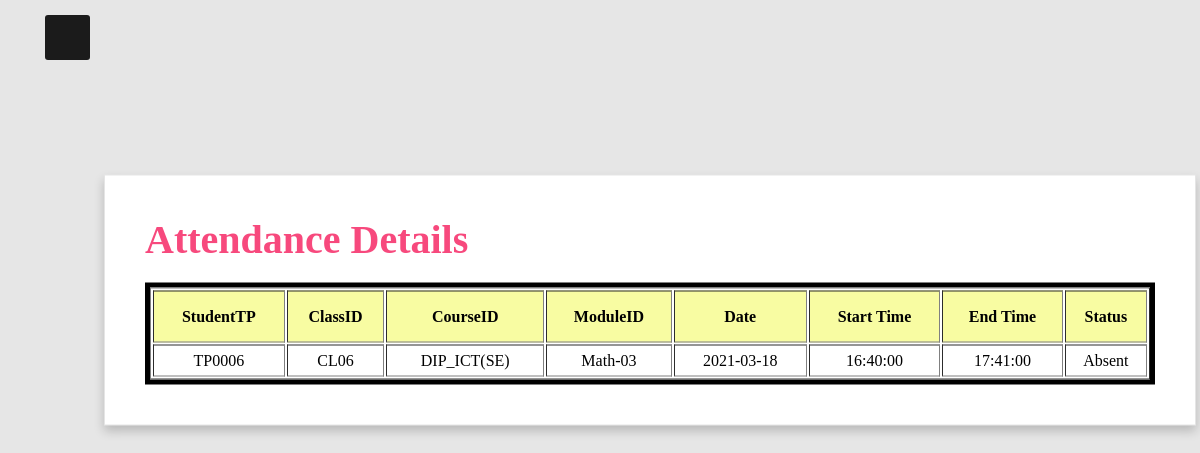
The page /student/attendance/attendance_detail.php?ClassID=CL06 (signed in) on the database its author committed.
### tables this page shows
CREATE TABLE IF NOT EXISTS `attendance_detail` (
  `ID` int NOT NULL AUTO_INCREMENT,
  `StudentTP` varchar(255) NOT NULL,
  `Attend_Status` varchar(255) NOT NULL,
  `AttendanceID` int NOT NULL,
  PRIMARY KEY (`ID`)
);

CREATE TABLE IF NOT EXISTS `class` (
  `ClassID` varchar(100) NOT NULL,
  `CourseID` varchar(255) NOT NULL,
  `ModuleID` varchar(255) NOT NULL,
  `LecturerID` varchar(255) NOT NULL,
  PRIMARY KEY (`ClassID`)
);

CREATE TABLE IF NOT EXISTS `attendance` (
  `AttendanceID` int NOT NULL AUTO_INCREMENT,
  `ClassID` varchar(255) NOT NULL,
  `Date` date NOT NULL,
  `Start_Time` time NOT NULL,
  `End_Time` time NOT NULL,
  `OTP_Number` int NOT NULL,
  `Status` varchar(255) NOT NULL,
  `Created_At` datetime NOT NULL DEFAULT CURRENT_TIMESTAMP,
  PRIMARY KEY (`AttendanceID`)
);

### student/attendance/attendance_detail.php (the view, shortened to what this page needs)
 <?php
	$StudentTP = $_SESSION['StudentTP'];
	$ClassID = isset($_GET['ClassID']) ? $_GET['ClassID'] : '';
?>
<!DOCTYPE html>
<html>
	<head>
		<link rel = "stylesheet" href ="../Student.css">
	</head>
	<body class  = "table-history">
		<div class ="btn">
			<span class ="fas fa-bars"></span>
		</div>
		<div class="box">
			<pre><h2 class ="title_2">Attendance Details                  </h2></pre>
			<div class='scroll-table' style="height:auto;max-height:600px;">
				<table border = "1" style="width:1000px;">
					<tr bgcolor = 'f8fca2'>
						<th style = "line-height:50px">StudentTP</th>
						<th style = "line-height:50px">ClassID</th>
						<th style = "line-height:50px">CourseID</th>
						<th style = "line-height:50px">ModuleID</th>
						<th style = "line-height:50px">Date</th>
						<th style = "line-height:50px">Start Time</th>
						<th style = "line-height:50px">End Time</th>
						<th style = "line-height:50px">Status</th>
					</tr>
					<?php
					$sql = "Select * from attendance_detail inner join attendance on attendance_detail.AttendanceID = attendance.AttendanceID inner join class on class.ClassID = attendance.ClassID WHERE `StudentTP` = '".$StudentTP."' AND attendance.ClassID = '".$ClassID."' ORDER BY ID DESC";
					$result = $conn ->query($sql);
					if (!empty($result) && $result->num_rows > 0) {
						for ($i = 0; $i < mysqli_num_rows($result); $i++){
							$row  = mysqli_fetch_assoc($result);
							echo '<tr>';
							echo '<td style = "text-align:center; line-height:30px">'.$row['StudentTP'].'</td>';
							echo '<td style = "text-align:center; line-height:30px"">'.$row['ClassID'].'</td>';
							echo '<td style = "text-align:center; line-height:30px"">'.$row['CourseID'].'</td>';
							echo '<td style = "text-align:center; line-height:30px"">'.$row['ModuleID'].'</td>';
							echo '<td style = "text-align:center; line-height:30px"">'.$row['Date'].'</td>';
							echo '<td style = "text-align:center; line-height:30px"">'.$row['Start_Time'].'</td>';
							echo '<td style = "text-align:center; line-height:30px"">'.$row['End_Time'].'</td>';
							echo '<td style = "text-align:center; line-height:30px"">'.$row['Attend_Status'].'</td>';
							echo '</tr>';
						}
					}
					?>
				</table>
			</div>
		</div>
	</body>
</html>

### student/Student.css (style rules this page uses)
* { margin: 0; padding: 0; user-select: none; box-sizing: border-box; font-family: 'Poppins', 'sans serif'; }
body { margin: 0; padding: 0; font-family: sans-serif; background-color: #e6e6e6; background-repeat: no-repeat; background-size: cover; }
.btn { position: absolute; z-index: 3; top: 15px; left: 45px; height: 45px; width: 45px; text-align: center; background: #1b1b1b; border-radius: 3px; cursor: pointer; transition: left 0.4s ease; }
.btn span { color: white; font-size: 30px; line-height: 45px; }
.box { position: absolute; z-index: 2; left: 50%; transform: translate(-50%,-50%); width: auto; height: auto; max-height:675px; background: #fff; padding: 40px; margin: 50px; box-sizing: border-box; border: 1px solid rgba(0,0,0,.1); box-shadow: 0 5px 10px rgba(0,0,0,.2); margin-top: 25%; }
.box h2 { margin: 0 0 20px; padding: 0; color: #f7497d; text-transform: capitalize; font-size: 40px; }
.scroll-table { overflow-y: auto; height:auto; max-height:400px; width: 100%; border-color: black; border-style: solid ; border: 5px solid black; }

### rows shown on the page
attendance_detail: StudentTP "TP0006", class.ClassID "CL06", class.CourseID "DIP_ICT(SE)", class.ModuleID "Math-03", AttendanceID.Date "2021-03-18", AttendanceID.Start_Time "16:40:00", AttendanceID.End_Time "17:41:00", Attend_Status "Absent"
